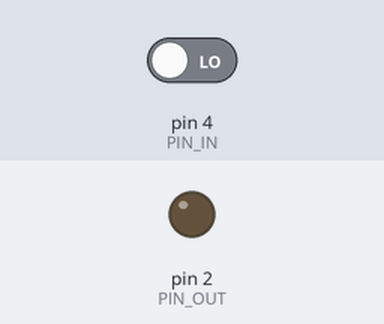
This sketch was run on a simulated Arduino Uno, built with avr-gcc and run on an emulated ATmega328P. On the bench: output pins drawn as LEDs (lit = HIGH). Inputs (shaded band) come from the test bench; at power-on: pin 4 (PIN_IN) LOW.

Above: at 1.8 s.
1.9 s: pin 4 (PIN_IN) driven HIGH
At 2.8 s:
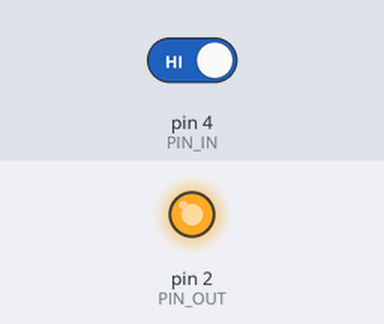
3.5 s: pin 4 (PIN_IN) driven LOW
At 3.9 s:
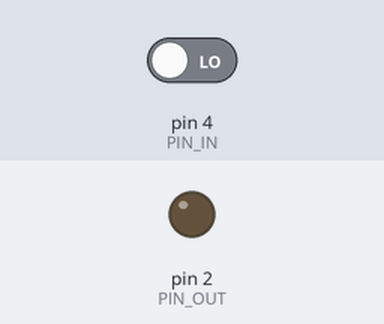
Timing chart, 0 to 6.5 s (numbered marks = the images above; inputs shaded):
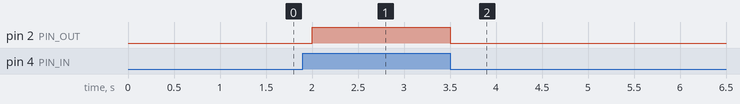

Measured:
- after the input at 1.9 s, pin 2 (PIN_OUT): LOW → HIGH after 0.10 s
- after the input at 3.5 s, pin 2 (PIN_OUT): HIGH → LOW at once

The sketch:

photosensor.ino
```cpp
#define PIN_IN 4
#define PIN_OUT 2

void setup() {
  Serial.begin(9600);
  pinMode(PIN_IN, INPUT);
  pinMode(PIN_OUT, OUTPUT);
}

void loop() {
  // put your main code here, to run repeatedly:
  int t = digitalRead(PIN_IN);
  //Serial.println(digitalRead(PIN));
  if(t == HIGH){
    digitalWrite(13, HIGH);
    digitalWrite(2, HIGH);
  }else{
    digitalWrite(13, LOW);
    digitalWrite(2, LOW);
  }
  delay(500);
}
```
